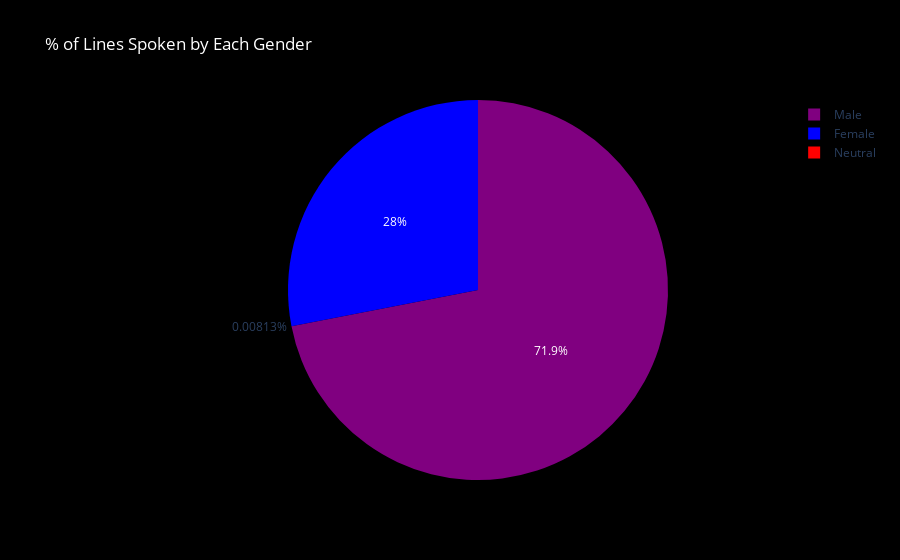

Write notebook code for a chart like this one.
### Code cell
fig = px.pie(eggos, values='percent', color = 'Gender',
             names='Gender', color_discrete_sequence=('blue',"purple","red"),
             title='% of Lines Spoken by Each Gender')
fig.update_layout(paper_bgcolor = 'black', plot_bgcolor = 'black')
fig.update_layout(title_font_color='white') 
#font={'family':'Droid Serif'}
fig.show()

### Figure 1 — Plotly figure (JSON) as saved in the notebook; plotly's stock layout.template omitted (floating-point values rounded to 4 significant figures)
{"data": [{"customdata": [["Female"], ["Male"], ["Neutral"]], "domain": {"x": [0, 1], "y": [0, 1]}, "hovertemplate": "Gender=%{customdata[0]}<br>percent=%{value}<extra></extra>", "labels": ["Female", "Male", "Neutral"], "legendgroup": "", "marker": {"colors": ["blue", "purple", "red"]}, "name": "", "showlegend": true, "type": "pie", "values": [0.2805, 0.7194, 8.127e-05]}], "layout": {"legend": {"tracegroupgap": 0}, "paper_bgcolor": "black", "piecolorway": ["blue", "purple", "red"], "plot_bgcolor": "black", "title": {"font": {"color": "white"}, "text": "% of Lines Spoken by Each Gender"}}}
